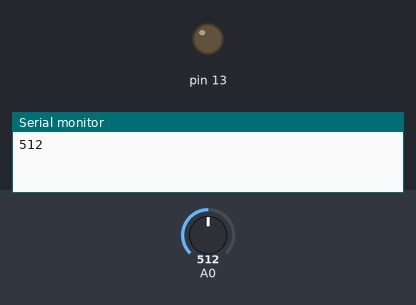
Recording of a sketch running on a simulated Arduino Uno, built with avr-gcc and run on an emulated ATmega328P. Shown: output pins drawn as LEDs (lit = HIGH), the last lines printed to the serial monitor. The test bench sets the inputs (shaded band); at power-on: A0 = 512.

Above: at 1.2 s.
1.3 s: A0 set to 28
3.2 s: A0 set to 22
At 4.7 s:
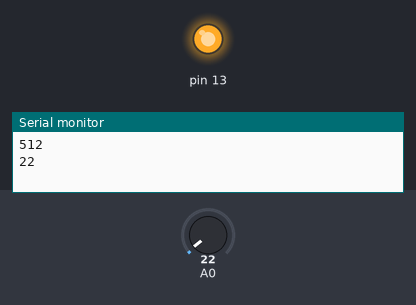
Timing chart, 0 to 6.2 s (numbered marks = the images above; inputs shaded):
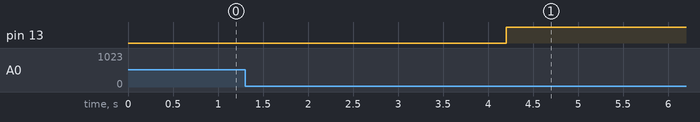

The sketch:

Prueba1.ino
```cpp
int inicio = 0;

// the setup routine runs once when you press reset
void setup() {
  // initialize serial communication at 9600 bits per second
  Serial.begin(9600);

  inicio = analogRead(A0);
  pinMode(13,OUTPUT);
}

// the loop routine runs over and over again forever:
void loop() {
  // read the input on analog pin 0:
  int valor = analogRead(A0);

  if(valor<=25 || valor==inicio)
  {
    delay(1000);
    valor = analogRead(A0);
    if(valor<=25 || valor==inicio)
    {
      Serial.print(valor);
      Serial.print("\n");
      if(valor<=25)
      {
      digitalWrite(13,HIGH);
      }
      else
      {
        digitalWrite(13,LOW);
      }
    }
  }

   delay(1);
}
```

Measured:
- the behaviour switches between 26 and 25 on A0 (found by bisection; images 0 and 1)
- after the input at 1.3 s, every drawn part: stays the same
- after the input at 3.2 s, pin 13: LOW → HIGH after 1.0 s
